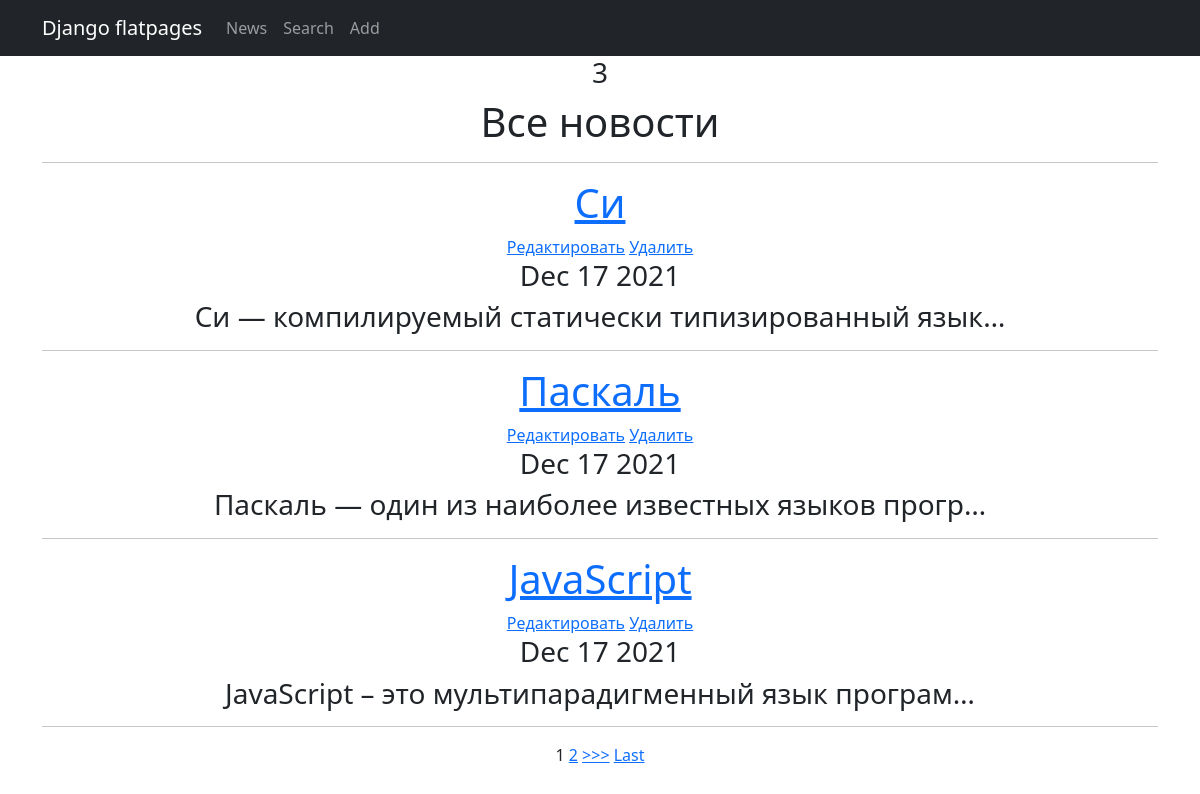
Page /news/ on the committed database.
### news/models.py (models this page shows, shortened)
class Post(models.Model):
    NEWS = 'NW'
    ARTICLE = 'AR'
    POST_TYPE = [(NEWS, 'Новость'),
                 (ARTICLE, 'Статья')]
    author = models.ForeignKey(Author, on_delete=models.CASCADE)
    post_type = models.CharField(max_length=2, choices=POST_TYPE, default=ARTICLE)
    creation_date = models.DateTimeField(auto_now_add=True)
    post_category = models.ManyToManyField(Category, through='PostCategory')
    heading = models.CharField(max_length=128)
    text = models.TextField()
    rating = models.IntegerField(default=0)

### news/views.py (the view)
# urls.py: path('', News.as_view()),
class News(ListView):
    model = Post
    template_name = 'news.html'
    context_object_name = 'news'
    ordering = ['-creation_date']
    paginate_by = 3

### news/templatetags/custom_filters.py (called while the page is built)
@register.filter(name='censor')
def censor(text):
    bad_words = ['badword1', 'badword2']
    new_text = text.split(' ')
    for i, word in enumerate(new_text):
        for bad_word in bad_words:
            if word == bad_word:
                new_text[i] = '*'*len(word)
    censored = ' '.join(new_text)
    return censored

### news/templates/news.html (shortened to what this page needs)
{% extends 'flatpages/default.html' %}
{% load custom_filters %}
{% block content %}
    <h3>{{ news|length }}</h3>
    <h1>Все новости</h1>
    <hr>
    {% if news %}
        {% for post in news %}
            <h1><a href="{% url 'post' post.id %}">{{ post.heading|censor }}</a></h1>
            <a href="{% url 'post_edit' post.id %}"><u>Редактировать</u></a>
            <a href="{% url 'post_delete' post.id %}"><u> Удалить </u></a>
            <h3>{{ post.creation_date|date:'M d Y' }}</h3>
            <h3>{{ post.text|truncatechars:50|censor }}</h3>
            <hr>
        {% endfor %}
    {% else %}
        <h2>Новостей нет</h2>
    {% endif %}
{% if is_paginated %}
    {% for num in page_obj.paginator.page_range %}
        {% if page_obj.number == num %}
            <a>{{ num }}</a>
        {% elif num > page_obj.number|add:'-2' and num < page_obj.number|add:'2' %}
            <a href="?page={{ num }}">{{ num }}</a>
        {% endif %}
    {% endfor %}
    {% if page_obj.has_next %}
        <a href="?page={{ page_obj.next_page_number }}">>>></a>
        <a href="?page={{ page_obj.paginator.num_pages }}">Last</a>
    {% endif %}
{% endif %}
{% endblock content %}

### news/templates/flatpages/default.html (shortened to what this page needs)
<!DOCTYPE html>
<html lang="en">
    <head>
        {% load static %}
        <link href="{% static 'css/styles.css' %}" rel="stylesheet" />
    </head>
    <body>
        <nav class="navbar navbar-expand-lg navbar-dark bg-dark static-top">
            <div class="container">
                <a class="navbar-brand" href="#">Django flatpages</a>
                <div class="collapse navbar-collapse" id="navbarResponsive">
                    <ul class="navbar-nav ml-auto">
                        <li class="nav-item">
                            <a class="nav-link" href="/news/">News</a>
                        </li>
                        <li class="nav-item">
                            <a class="nav-link" href="/news/search/">Search</a>
                        </li>
                        <li class="nav-item">
                            <a class="nav-link" href="/news/add/">Add</a>
                        </li>
                    </ul>
                </div>
            </div>
        </nav>
        <div class="container">
            <div class="row">
                <div class="col-lg-12 text-center">
                    {% block content %}{% endblock content %}
                </div>
            </div>
        </div>
    </body>
</html>

### rows in the picture
Post: heading|censor "Си", creation_date "Dec 17 2021", text|censor "Си — компилируемый статически типизированный язык…"
Post: heading|censor "Паскaль", creation_date "Dec 17 2021", text|censor "Паскaль — один из наиболее известных языков прогр…"
Post: heading|censor "JavaScript", creation_date "Dec 17 2021", text|censor "JavaScript – это мультипарадигменный язык програм…"

### other values in the picture
{{ news|length }} "3"
{{ num }} "1"
{{ num }} "2"
